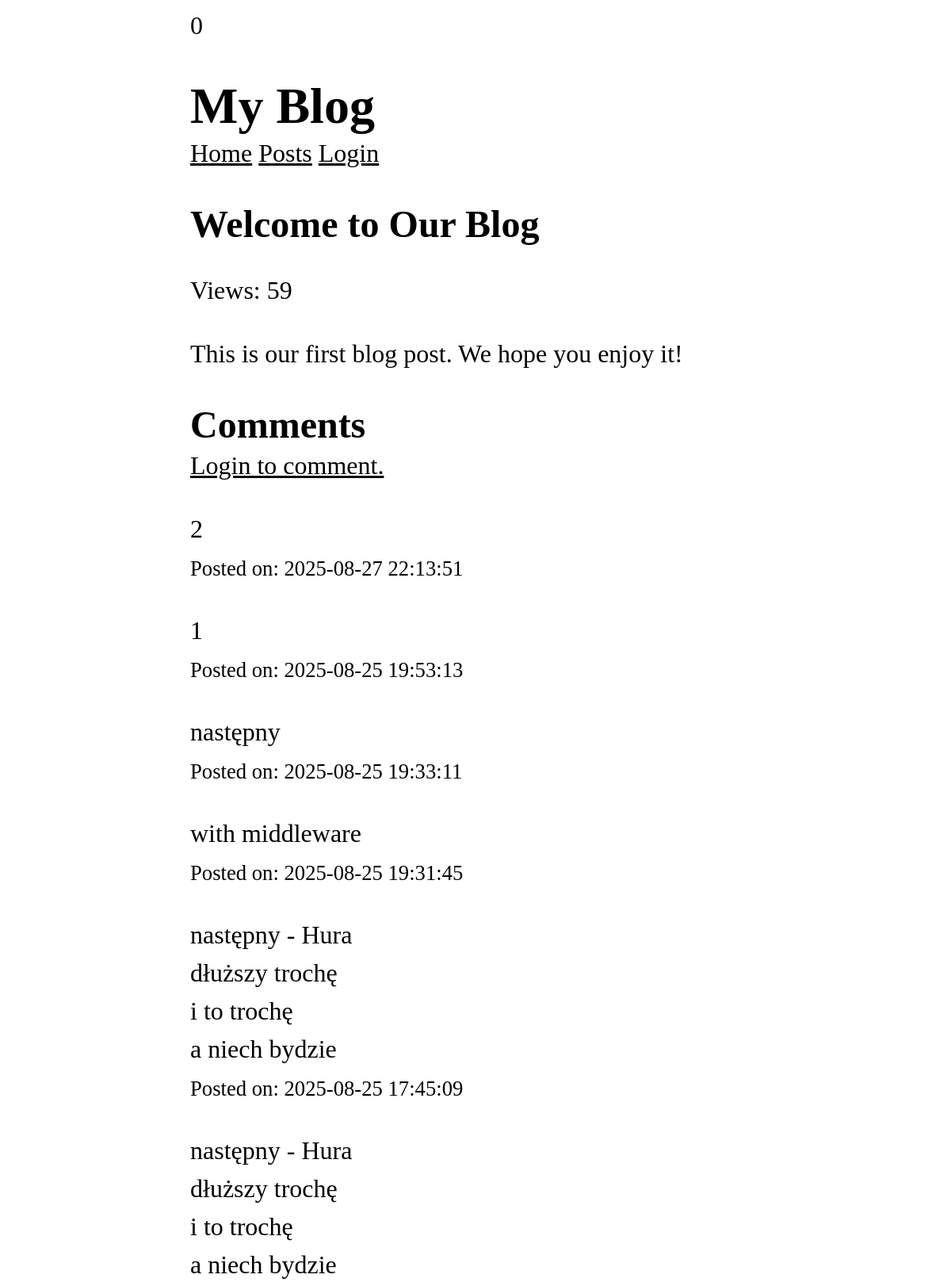
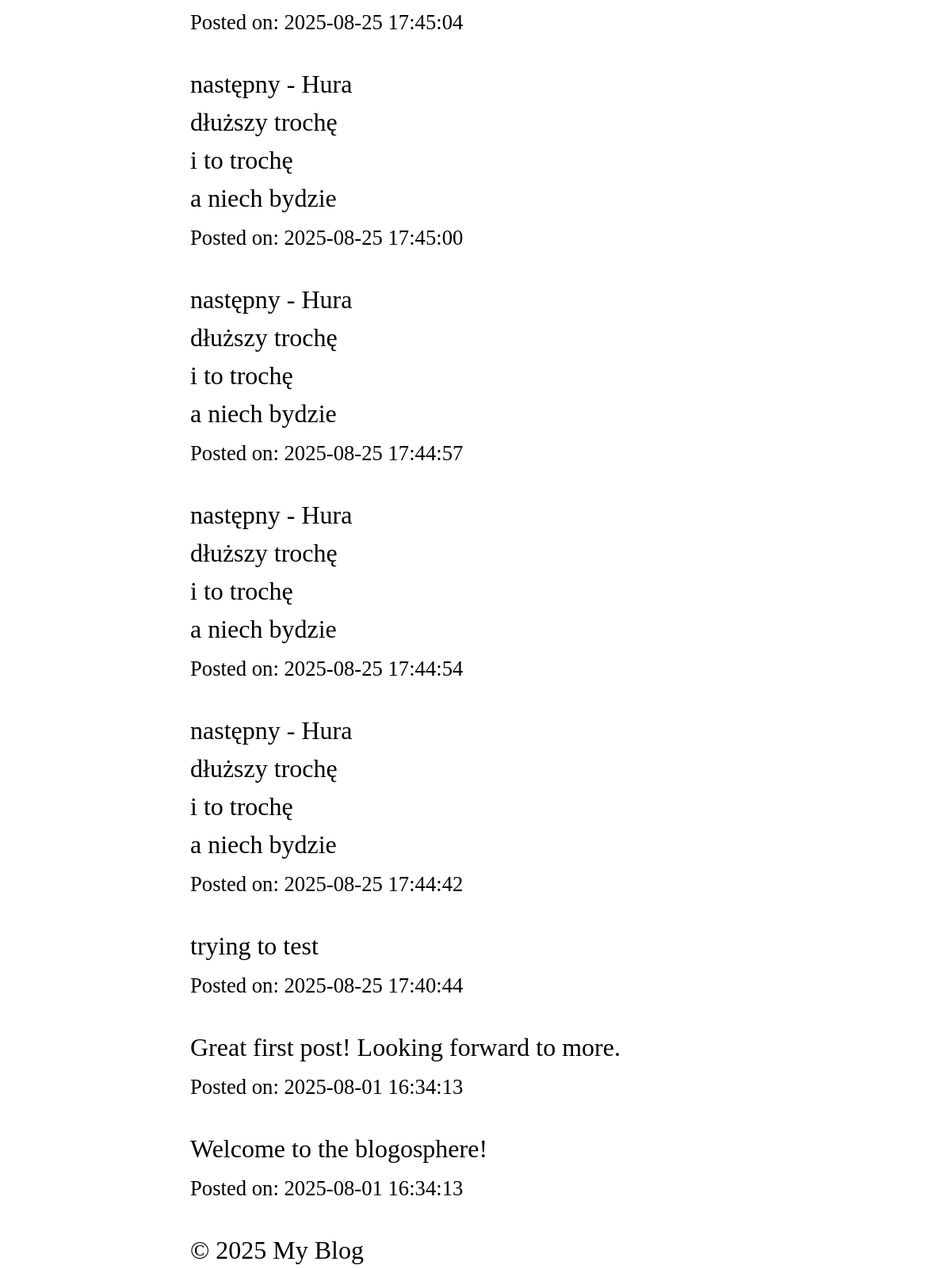
/posts/1, run on the app's committed database (2 pictures, top to bottom).
### tables this page shows
CREATE TABLE posts (
	id INTEGER PRIMARY KEY AUTOINCREMENT,
	user_id INTEGER NOT NULL,
	title TEXT NOT NULL,
	content TEXT NOT NULL,
	views INTEGER NOT NULL DEFAULT 0,
	created_at DATETIME DEFAULT CURRENT_TIMESTAMP,
	FOREIGN KEY (user_id) REFERENCES users(id)
);

CREATE TABLE comments (
	id INTEGER PRIMARY KEY AUTOINCREMENT,
	post_id INTEGER NOT NULL,
	user_id INTEGER NOT NULL,
	content TEXT NOT NULL,
	created_at DATETIME DEFAULT CURRENT_TIMESTAMP,
	FOREIGN KEY (post_id) REFERENCES posts(id),
	FOREIGN KEY (user_id) REFERENCES users(id)
);

### core/Router.php (called while the page is built, shortened)
<?php
class Router {
  protected array $routes = [];
  protected array $globalMiddleware = [];
  protected array $routeMiddleware = [];
  public function add(string $method, string $uri, string $controller, array $middlewares = []): void {
    $this->routes[] = [
      'method' => $method,
      'uri' => $uri,
      'controller' => $controller,
      'middlewares' => $middlewares
    ];
  }
  public function addGlobalMiddleware(string $middleware): void {
    $this->globalMiddleware[] = $middleware;
  }
  public function addRouteMiddleware(string $name, string $middleware): void {
    $this->routeMiddleware[$name] = $middleware;
  }
  public function dispatch(string $uri, string $method): ?string {
    $route = $this->findRoute($uri, $method);
    $middlewares = [
      ...$this->globalMiddleware,
      ...array_map(fn($name) => $this->routeMiddleware[$name], $route['middlewares'])
    ];
    return $this->runMiddleware($middlewares, function () use ($route) {
      [$controller, $action] = explode('@', $route['controller']);
      return $this->callAction($controller, $action, $route['params']);
    });
  }
  protected function runMiddleware(array $middlewares, callable $target):mixed {
    $next = $target;
    foreach (array_reverse($middlewares) as $middleware) {
      $next = fn() => (new $middleware)->handle($next);
    }
    return $next();
  }
  protected function findRoute(string $uri, string $method): ?array {
    foreach ($this->routes as $route) {
      $params = $this->matchRoute($route['uri'], $uri);
      if ($params !== null && $route['method'] === $method) {
        return [...$route, 'params' => $params];
      }
    }
    return null;
  }
  protected function matchRoute(string $routeUri, string $requestUri): ?array {
    $routeSegments = explode('/', trim($routeUri, '/'));
    $requestSegments = explode('/', trim($requestUri, '/'));
    if (count($routeSegments) !== count($requestSegments)) {
      return null;
    }
    $params = [];
    foreach ($routeSegments as $index => $routeSegment) {
      if (str_starts_with($routeSegment, '{') && str_ends_with($routeSegment, '}')) {
        $params[trim($routeSegment, '{}')] = $requestSegments[$index];
      } elseif($routeSegment !== $requestSegments[$index]) {
        return null;
      }
    }
    return $params;
  }
  protected function callAction(string $controller, string $action, array $params): string {
    return (new $controllerClass)->$action(...$params);
  }
}

### app/Services/Auth.php (called while the page is built, shortened)
<?php
class Auth {
	protected static $user = null;
	public static function user(): ?User {
		if (static::$user === null) {
			$userId = $_SESSION['user_id'] ?? null;
			static::$user = $userId ? User::find($userId) : RememberMe::user();
		}
		return static::$user;
	}
	public static function increase(): int {
		return $_SESSION['incInt']++;
	}
}

### app/Services/RememberMe.php (called while the page is built, shortened)
<?php
class RememberMe
{
	public static function user(): ?User {
		$tokenString = $_COOKIE[static::COOKIE_NAME] ?? null;
		if (!$tokenString) {
			return null;
		}
		$token = RememberToken::findValid($tokenString);
		$user = User::find($token->user_id);
		return $user;
	}
}

### app/Services/CSRF.php (called while the page is built, shortened)
<?php
class CSRF {
	public static function verify(?string $token = null): bool {
		$method = $_SERVER['REQUEST_METHOD'];
		if (in_array($method,['GET', 'HEAD', 'OPTIONS'])) {
			return true;
		}
		return false;
	}
}

### core/App.php (called while the page is built, shortened)
<?php
class App {
	protected static $container = [];
	public static function bind(string $key, mixed $value): void {
		static::$container[$key] = $value;
	}
	public static function get(string $key): mixed {
		return static::$container[$key];
	}
}

### core/Model.php (called while the page is built, shortened)
<?php
abstract class Model {
	protected static $table;
	public static function find(mixed $id): static | null {
		$db = App::get('database');
		$result = $db->fetch("SELECT * FROM " . static::$table . " WHERE id = ?", [$id], static::class);
		return $result ? $result : null;
	}
}

### core/Database.php (called while the page is built, shortened)
<?php
class Database {
	protected $pdo;
	public function __construct(array $config) {
		try {
			$dsn = $this->createDsn($config);
			$username = $config['username'] ?? null;
			$password = $config['password'] ?? null;
			$options = $config['options'] ?? null;
			$this->pdo = new PDO($dsn, $username, $password, $options);
			$this->pdo->setAttribute(PDO::ATTR_ERRMODE, PDO::ERRMODE_EXCEPTION);
		} catch (PDOException $e) {
			throw new Exception("Could not connect to the database");
		}
	}
	protected function createDsn(array $config): string {
		$driver = $config['driver'];
		$dbname = $config['dbname'];
		return match($driver) {
			'sqlite' => "sqlite:$dbname",
			default => throw new Exception("Unsuported database driver: $driver")
		};
	}
	public function query(string $sql, array $params = []): PDOStatement {
		$stmt = $this->pdo->prepare($sql);
		$stmt->execute($params);
		return $stmt;
	}
	public function fetchAll(string $sql, array $params = [], ?string $className = null): array {
		$stmt = $this->query($sql, $params);
		return $className
		? $stmt->fetchAll(PDO::FETCH_CLASS, $className)
		: $stmt->fetchAll(PDO::FETCH_ASSOC);
	}
	public function fetch(string $sql, array $params = [], ?string $className = null): mixed {
		$stmt = $this->query($sql, $params);
		$stmt->setFetchMode($className ? PDO::FETCH_CLASS : PDO::FETCH_ASSOC, $className);
		return $stmt->fetch();
	}
}

### app/Controllers/PostController.php (called while the page is built, shortened)
<?php
class PostController {
  public function show($id) {
    $post = Post::find($id);
    $comments = Comment::forPost($id);
    return View::render(
      template: 'post/show',
      data: [
        'post' => $post,
        'comments' => $comments
      ],
      layout: 'layouts/main'
      );
  }
}

### app/Midlewares/CSRF.php (called while the page is built, shortened)
<?php
class CSRF implements Middleware {
	public function handle(callable $next)
	{
		return $next();
	}
}

### app/Midlewares/View.php (called while the page is built, shortened)
<?php
class View implements Middleware {
  public function handle(callable $next): mixed {
    return $next();
  }
}

### app/Models/Comment.php (called while the page is built, shortened)
<?php
class Comment extends Model {
	public static function forPost($postId): array {
		$db = App::get('database');
		return $db->fetchAll(
			"SELECT * FROM comments WHERE post_id = ? ORDER BY created_at DESC",
			[$postId],
			static::class
		);
	}
}

### app/Models/Post.php (called while the page is built, shortened)
<?php
class Post extends Model {
	public static function incrementViews($id): void {
		$db = App::get('database');
	}
}

### core/View.php (called while the page is built, shortened)
<?php
class View {
	protected static $globals = [];
	public static function share(string $key, $value): void {
		static::$globals[$key] = $value;
	}
	public static function render(string $template, array $data = [], ?string $layout = null) : string {
		$data = [...static::$globals, ...$data];
		$content = static::renderTemplate(
			$template,
			$data
		);
		return static::renderLayout(
			$layout,
			$data,
			$content
		);
	}
	protected static function renderTemplate(string $template, array $data): string {
		extract($data);
		$path = dirname(__DIR__) . "/app/Views/$template.php";
		require $path;
		return ob_get_clean();
	}
protected static function renderLayout(?string $template, array $data, string $content): string {
	extract([...$data, 'content' => $content]);
		$path = dirname(__DIR__) . "/app/Views/$template.php";
		require $path;
		return ob_get_clean();
	}
}

### app/Views/post/show.php (the view)
<article>
	<h1><?= htmlspecialchars($post->title) ?></h1>
	<p>Views: <?= $post->views ?></p>
	<p>
		<?= nl2br(htmlspecialchars($post->content)) ?>
	</p>
</article>
<section>
	<h2 id="comments">Comments</h2>
	<?php if($user && check('comment')): ?>
		<form action="/posts/<?= $post->id ?>/comment" method="POST">
			<?= csrf_token() ?>
			<textarea name="content" rows="3" required></textarea>
			<button type="submit">Add comment</button>
		</form>
	<?php else: ?>
		<a href="/login">Login to comment.</a>
	<?php endif ?>
	<?php foreach($comments as $comment): ?>
		<div>
			<p>
				<?= nl2br(htmlspecialchars($comment->content)) ?>
			</p>
			<small>Posted on: <?= $comment->created_at ?></small>
		</div>
	<?php endforeach; ?>
</section>

### public/index.php (shortened to what this page needs)
<?php
$router = new Router();
$uri = parse_url($_SERVER['REQUEST_URI'])['path'];
$method = $_SERVER['REQUEST_METHOD'];
echo $router->dispatch($uri, $method);

### app/Views/layouts/main.php (shortened to what this page needs)
<!DOCTYPE html>
<html lang="en">
<head>
    <link rel="stylesheet" href="/style.css" />
</head>
<body>
  <?php
    echo Auth::increase() . "<br>";
  ?>
  <header>
    <h1>My Blog</h1>
  </header>
  <nav>
    <a href="/">Home</a>
    <a href="/posts">Posts</a>
    <?php if ($user): ?>
      <?php if (check('dashboard')): ?>
        <a href="/admin/dashboard">Admin</a>
      <?php endif; ?>
      <form action="/logout" method="POST">
        <?= csrf_token() ?>
        <button type="submit">Logout (<?= $user->email ?>)</button>
      </form>
    <?php else: ?>
      <a href="/login">Login</a>
    <?php endif; ?>
  </nav>
  <main>
    <?= $content ?>
  </main>
  <footer>
    <p>&copy; <?=date('Y')?> My Blog</p>
  </footer>
</body>
</html>

### public/style.css (style rules this page uses)
*, *::before, *::after { box-sizing: border-box; }
html { -moz-text-size-adjust: none; -webkit-text-size-adjust: none; text-size-adjust: none; }
body, h1, h2, h3, h4, p, figure, blockquote, dl, dd { margin-block-end: 0; }
body { min-height: 100vh; line-height: 1.5; max-width: 60%; margin-left: auto; margin-right: auto; font-size: 2em; font-family: Cambria, Cochin, Georgia, Times, 'Times New Roman', serif; }
h1, h2, h3, h4, button, input, label { line-height: 1.1; }
h1, h2, h3, h4 { text-wrap: balance; }
a:not([class]) { text-decoration-skip-ink: auto; color: currentColor; }

### data on the page
posts: title "Welcome to Our Blog", views "59", content "This is our first blog post. We hope you enjoy it!"
comments: content "2", created_at "2025-08-27 22:13:51"
comments: content "1", created_at "2025-08-25 19:53:13"
comments: content "następny", created_at "2025-08-25 19:33:11"
comments: content "with middleware", created_at "2025-08-25 19:31:45"
comments: content "następny - Hura dłuższy trochę i to trochę a niech bydzie", created_at "2025-08-25 17:45:09"
comments: content "następny - Hura dłuższy trochę i to trochę a niech bydzie", created_at "2025-08-25 17:45:04"
comments: content "następny - Hura dłuższy trochę i to trochę a niech bydzie", created_at "2025-08-25 17:45:00"
comments: content "następny - Hura dłuższy trochę i to trochę a niech bydzie", created_at "2025-08-25 17:44:57"
comments: content "następny - Hura dłuższy trochę i to trochę a niech bydzie", created_at "2025-08-25 17:44:54"
comments: content "następny - Hura dłuższy trochę i to trochę a niech bydzie", created_at "2025-08-25 17:44:42"
comments: content "trying to test", created_at "2025-08-25 17:40:44"
comments: content "Great first post! Looking forward to more.", created_at "2025-08-01 16:34:13"
comments: content "Welcome to the blogosphere!", created_at "2025-08-01 16:34:13"

### other printed values
Auth::increase() "0"
